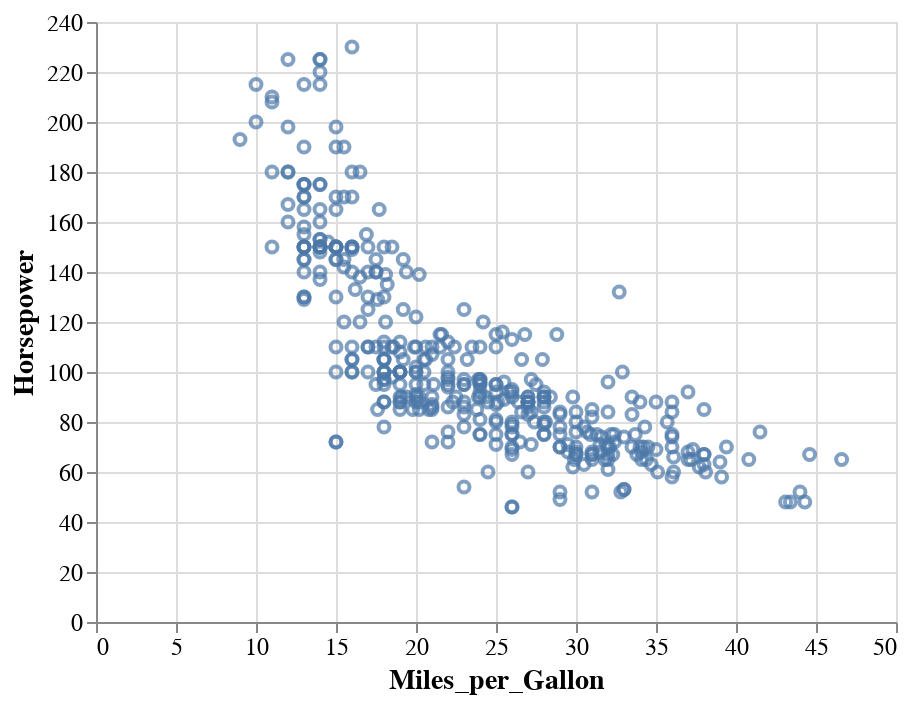

Notebook cell for this chart:
### Markdown cell above
The `encode()` method builds a key-value mapping between encoding channels (such as `x`, `y`, `color`, `shape`, `size`, *etc.*) to fields in the dataset, accessed by field name. For Pandas data frames, Altair automatically determines an appropriate data type for the mapped column, which in this case is the *nominal* type, indicating unordered, categorical values.

You can also see that there are there is a button with three dots
to the top right.
If you click this you will have options to save the chart
and to open the underlying Vega-Lite code.

Though we've now separated the data by one attribute, we still have multiple points overlapping within each category. Let's further separate these by adding a `y` encoding channel;
for example lets say we wanted to answer the question:
"How is a cars fuel efficiency related to its horsepower?"

### Code cell
alt.Chart(cars).mark_point().encode(
    x='Miles_per_Gallon',
    y='Horsepower'
)

### Figure 1 — Vega-Lite specification as saved in the notebook (floating-point values rounded to 4 significant figures; data arrays with more than 128 entries replaced by an {"elided": "..."} marker saying what was removed)
{"config": {"view": {"continuousWidth": 400, "continuousHeight": 300}, "legend": {"symbolSize": 14, "titleFontSize": 14, "labelFontSize": 14}, "axis": {"titleFontSize": 14, "labelFontSize": 12}, "header": {"titleFontSize": 16, "labelFontSize": 14}, "encoding": {"x": {"scale": {"zero": false}}}}, "data": {"name": "data-b749a2204ddfa6cfb9bddc0f2425452f"}, "mark": "point", "encoding": {"x": {"field": "Miles_per_Gallon", "type": "quantitative"}, "y": {"field": "Horsepower", "type": "quantitative"}}, "$schema": "https://vega.github.io/schema/vega-lite/v4.17.0.json", "datasets": {"data-b749a2204ddfa6cfb9bddc0f2425452f": {"elided": "399 records"}}}
